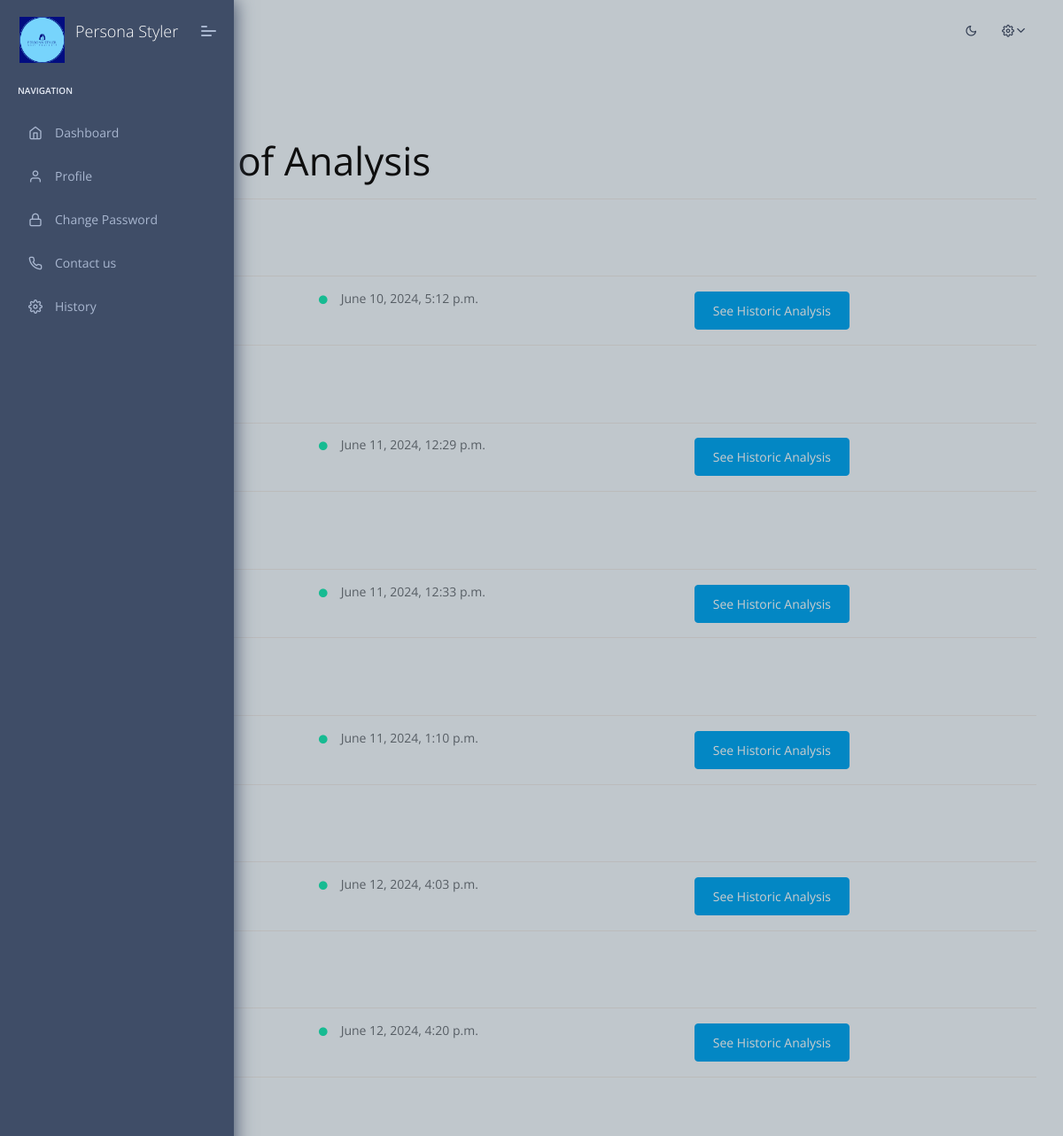
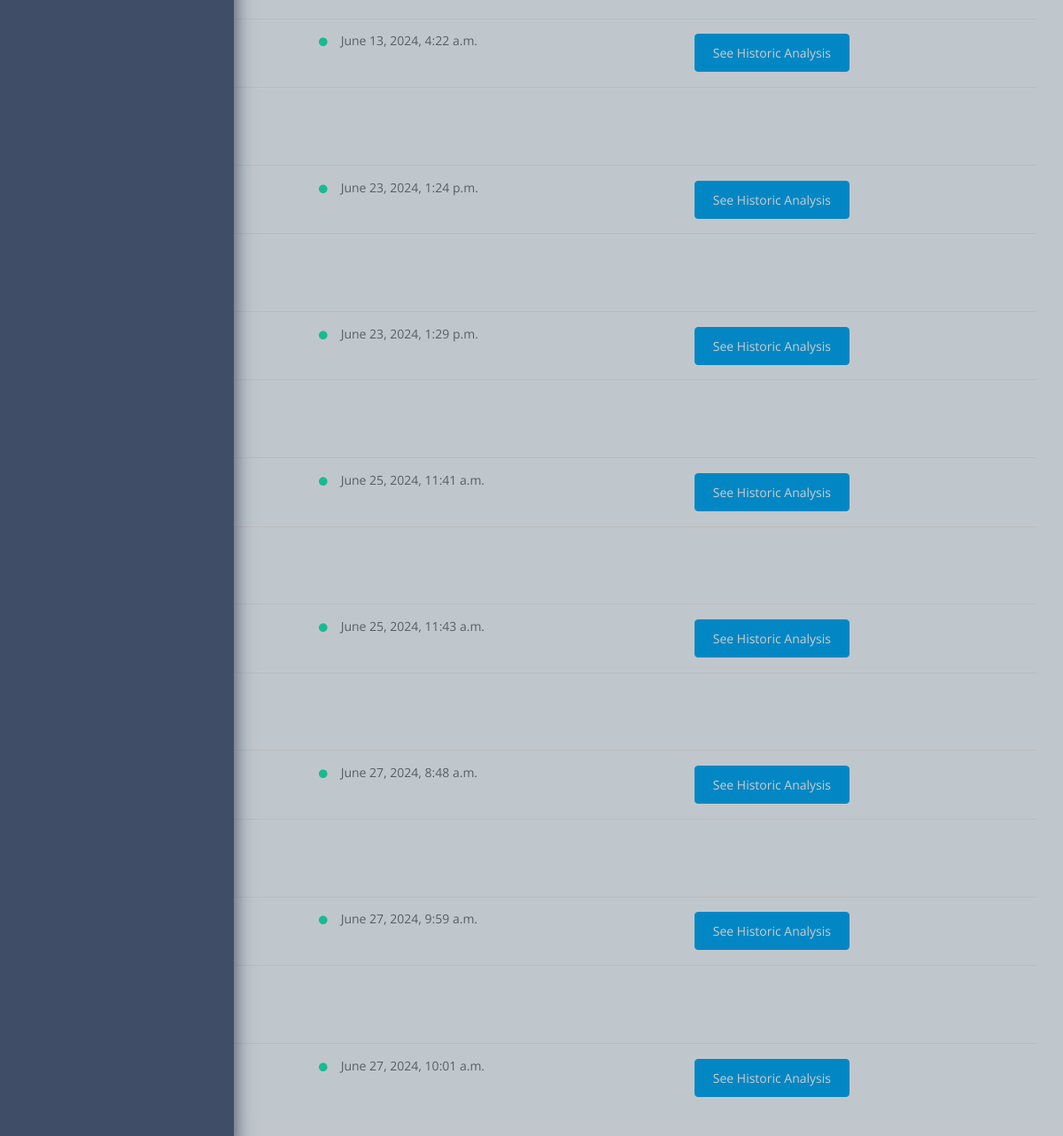
The page /history/ on the database its author committed (2 pictures, top to bottom).
### home/models.py (models this page shows, shortened)
class Images(models.Model):
    user = models.ForeignKey(User, on_delete=models.CASCADE)
    image = models.ImageField(upload_to='uploads/')
    created_at = models.DateTimeField(auto_now_add=True)
    data = models.JSONField(null=True, blank=True)

### home/views.py (the view)
# urls.py: path('history/', views.history_page, name='history'),
def history_page(request):
    image_objects = Images.objects.all()  # Query all Images objects
    context = {
        'object_list': image_objects  # Pass the list of image objects to the template
    }
    return render(request, 'history.html', context)

### templates/history.html (shortened to what this page needs)
{% extends 'layouts/base.html' %}
{% block content %}
<div class="table-responsive">
    <table class="table table-hover mt-3">
        <tbody>
            <h2>History of Analysis</h1>
            {% for obj in object_list %}
                <tr class="image-entry">
                    <td colspan="5">
                        <span><h4>Analysis For</h4><span>Picture# {{ obj.id }}</span></span>
                    </td>
                </tr>
                <tr class="image-entry">
                    <td>
                    </td>
                    <td>
                        <h6 class="text-muted"><i class="fas fa-circle text-c-green f-10 m-r-15"></i>{{ obj.created_at }}</h6>
                    </td>
                    <td>
                        <button class="btn btn-primary m-0 see-analysis" data-image-id="{{ obj.id }}">See Historic Analysis </button>
                    </td>
                </tr>
            {% endfor %}
        </tbody>
    </table>
</div>
{% endblock content %}

### templates/layouts/base.html (shortened to what this page needs)
<!DOCTYPE html>
{% load i18n static admin_datta %}
{% get_current_language as LANGUAGE_CODE %}
{% get_current_language_bidi as LANGUAGE_BIDI %}
{% get_direction as direction %}
{% get_admin_setting as admin_setting %}
<html lang="en">
<head>
  {% include 'includes/head.html' %}
</head>
<body>
  {% block sidebar %}
    {% include 'includes/sidebar.html' %}
  {% endblock sidebar %}
  {% block header %}
    {% include 'includes/navigation.html' %}
  {% endblock header %}
  <div class="pcoded-main-container">
    <div class="pcoded-wrapper">
      <div class="pcoded-content">
        <div class="pcoded-inner-content">
          {% block breadcrumbs %}
            {% include 'includes/breadcrumb.html' %}
          {% endblock breadcrumbs %}
          <div class="main-body">
            <div class="page-wrapper">
              {% block content %}{% endblock content %}
            </div>
          </div>
        </div>
      </div>
    </div>
  </div>
</body>
</html>

### templates/includes/head.html (shortened to what this page needs)
{% load static %}
<link rel="stylesheet" href="{% static 'assets/fonts/fontawesome/css/fontawesome-all.min.css' %}">
<link rel="stylesheet" href="{% static 'assets/plugins/animation/css/animate.min.css' %}">
<link rel="stylesheet" href="{% static 'assets/css/style.css' %}">
<link rel="stylesheet" href="{% static 'assets/css/dark.css' %}">

### templates/includes/sidebar.html (shortened to what this page needs)
{% load i18n static admin_datta %}
<nav class="pcoded-navbar">
    <div class="navbar-wrapper">
        <div class="navbar-brand header-logo">
            <a href="{% url 'index' %}" class="b-brand">
               <div class="b-big"> <img class="borderimg" src="{% static 'assets/images/logo.png' %}" alt="Google Image">
               </div>
                <span class="b-title">Persona Styler</span>
            </a>
            <a class="mobile-menu" id="mobile-collapse" href="javascript:"><span></span></a>
        </div>
        <div class="navbar-content scroll-div">
            <ul class="nav pcoded-inner-navbar">
                <li class="nav-item pcoded-menu-caption">
                    <label>Navigation</label>
                </li>
                <li data-username="dashboard Default Ecommerce CRM Analytics Crypto Project"
                    class="nav-item {% if 'index' in segment %}active{% endif %}">
                    {% if request.user.is_superuser %}
                        <a href="{% url 'admin:index' %}" class="nav-link ">
                    {% else %}
                        <a href="{% url 'index' %}" class="nav-link ">
                    {% endif %}
                    <span class="pcoded-micon"><i class="feather icon-home"></i></span><span class="pcoded-mtext">Dashboard</span>
                    </a>
                </li>
                <li data-username="dashboard Default Ecommerce CRM Analytics Crypto Project"
                    class="nav-item {% if 'index' in segment %}active{% endif %}">
                    {% if request.user.is_superuser %}
                        <a href="{% url 'admin:index' %}" class="nav-link ">
                    {% else %}
                        <a href="{% url 'profile' %}" class="nav-link ">
                    {% endif %}
                    <span class="pcoded-micon"><i class="feather icon-user"></i></span><span class="pcoded-mtext">Profile</span>
                    </a>
                </li>
                <li data-username="dashboard Default Ecommerce CRM Analytics Crypto Project"
                class="nav-item {% if 'index' in segment %}active{% endif %}">
                {% if request.user.is_superuser %}
                    <a href="{% url 'admin:index' %}" class="nav-link ">
                {% else %}
                    <a href="{% url 'password_change' %}" class="nav-link ">
                {% endif %}
                <span class="pcoded-micon"><i class="feather icon-lock"></i></span><span class="pcoded-mtext">Change Password</span>
                </a>
            </li>
            <li data-username="dashboard Default Ecommerce CRM Analytics Crypto Project"
            class="nav-item {% if 'index' in segment %}active{% endif %}">
            {% if request.user.is_superuser %}
                <a href="{% url 'admin:index' %}" class="nav-link ">
            {% else %}
                <a href="{% url 'contact' %}" class="nav-link ">
            {% endif %}
            <span class="pcoded-micon"><i class="feather icon-phone"></i></span><span class="pcoded-mtext">Contact us</span>
            </a>
        </li>
        <li data-username="dashboard Default Ecommerce CRM Analytics Crypto Project"
        class="nav-item {% if 'index' in segment %}active{% endif %}">
        {% if request.user.is_superuser %}
            <a href="{% url 'admin:index' %}" class="nav-link ">
        {% else %}
            <a href="{% url 'history' %}" class="nav-link ">
        {% endif %}
        <span class="pcoded-micon"><i class="feather icon-settings"></i></span><span class="pcoded-mtext">History</span>
        </a>
    </li>
            </ul>
        </div>
    </div>
</nav>

### templates/includes/navigation.html (shortened to what this page needs)
{% load static %}
<header class="navbar pcoded-header navbar-expand-lg navbar-light">
    <div class="collapse navbar-collapse">
        <ul class="navbar-nav ml-auto">
            <li>
                <label>
                    <i class="icon feather icon-sun" id="theme-indicator"></i>
                </label>
            </li>
            <li>
                <div class="dropdown drp-user">
                    <a href="javascript:" class="dropdown-toggle" data-toggle="dropdown">
                        <i class="icon feather icon-settings"></i>
                    </a>
                </div>
            </li>
        </ul>
    </div>
</header>

### templates/includes/breadcrumb.html (shortened to what this page needs)
{% load replace_value %}
<div class="page-header">
  <div class="page-block">
    <div class="row align-items-center">
      <div class="col-md-12">
        <ul class="breadcrumb">
          <li class="breadcrumb-item"><a href="{% url 'index' %}"></a></li>
        </ul>
      </div>
    </div>
  </div>
</div>

### templates/includes/scripts.html (shortened to what this page needs)
{% load static %}

### static/assets/css/dark.css (style rules this page uses)
.pcoded-header label { color: #3f4d67; }

### rows shown on the page
Images: created_at "June 10, 2024, 5:12 p.m."
Images: created_at "June 11, 2024, 12:29 p.m."
Images: created_at "June 11, 2024, 12:33 p.m."
Images: created_at "June 11, 2024, 1:10 p.m."
Images: created_at "June 12, 2024, 4:03 p.m."
Images: created_at "June 12, 2024, 4:20 p.m."
Images: created_at "June 13, 2024, 4:22 a.m."
Images: created_at "June 23, 2024, 1:24 p.m."
Images: created_at "June 23, 2024, 1:29 p.m."
Images: created_at "June 25, 2024, 11:41 a.m."
Images: created_at "June 25, 2024, 11:43 a.m."
Images: created_at "June 27, 2024, 8:48 a.m."
Images: created_at "June 27, 2024, 9:59 a.m."
Images: created_at "June 27, 2024, 10:01 a.m."
